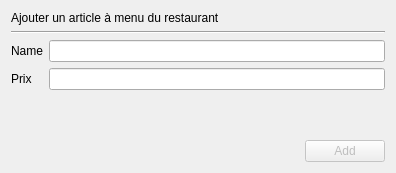
<?xml version="1.0" encoding="UTF-8"?>
<ui version="4.0">
 <class>editAddRestaurant</class>
 <widget class="QDialog" name="editAddRestaurant">
  <property name="geometry">
   <rect>
    <x>0</x>
    <y>0</y>
    <width>396</width>
    <height>173</height>
   </rect>
  </property>
  <property name="windowTitle">
   <string>Add Item - Restaurant Manager</string>
  </property>
  <layout class="QGridLayout" name="gridLayout">
   <item row="0" column="0">
    <widget class="QLabel" name="label">
     <property name="text">
      <string>&lt;html&gt;&lt;head/&gt;&lt;body&gt;&lt;p&gt;Ajouter un article à menu du restaurant&lt;/p&gt;&lt;/body&gt;&lt;/html&gt;</string>
     </property>
    </widget>
   </item>
   <item row="1" column="0">
    <widget class="Line" name="line">
     <property name="orientation">
      <enum>Qt::Horizontal</enum>
     </property>
    </widget>
   </item>
   <item row="2" column="0">
    <layout class="QFormLayout" name="formLayout">
     <item row="0" column="0">
      <widget class="QLabel" name="label_2">
       <property name="text">
        <string>Name</string>
       </property>
      </widget>
     </item>
     <item row="0" column="1">
      <widget class="QLineEdit" name="name"/>
     </item>
     <item row="1" column="0">
      <widget class="QLabel" name="label_3">
       <property name="text">
        <string>Prix</string>
       </property>
      </widget>
     </item>
     <item row="1" column="1">
      <widget class="QLineEdit" name="price"/>
     </item>
    </layout>
   </item>
   <item row="4" column="0">
    <layout class="QHBoxLayout" name="horizontalLayout">
     <item>
      <spacer name="horizontalSpacer">
       <property name="orientation">
        <enum>Qt::Horizontal</enum>
       </property>
       <property name="sizeHint" stdset="0">
        <size>
         <width>40</width>
         <height>20</height>
        </size>
       </property>
      </spacer>
     </item>
     <item>
      <widget class="QPushButton" name="okButton">
       <property name="enabled">
        <bool>false</bool>
       </property>
       <property name="text">
        <string>Add</string>
       </property>
      </widget>
     </item>
    </layout>
   </item>
   <item row="3" column="0">
    <spacer name="verticalSpacer">
     <property name="orientation">
      <enum>Qt::Vertical</enum>
     </property>
     <property name="sizeHint" stdset="0">
      <size>
       <width>20</width>
       <height>40</height>
      </size>
     </property>
    </spacer>
   </item>
  </layout>
 </widget>
 <resources/>
 <connections/>
</ui>
